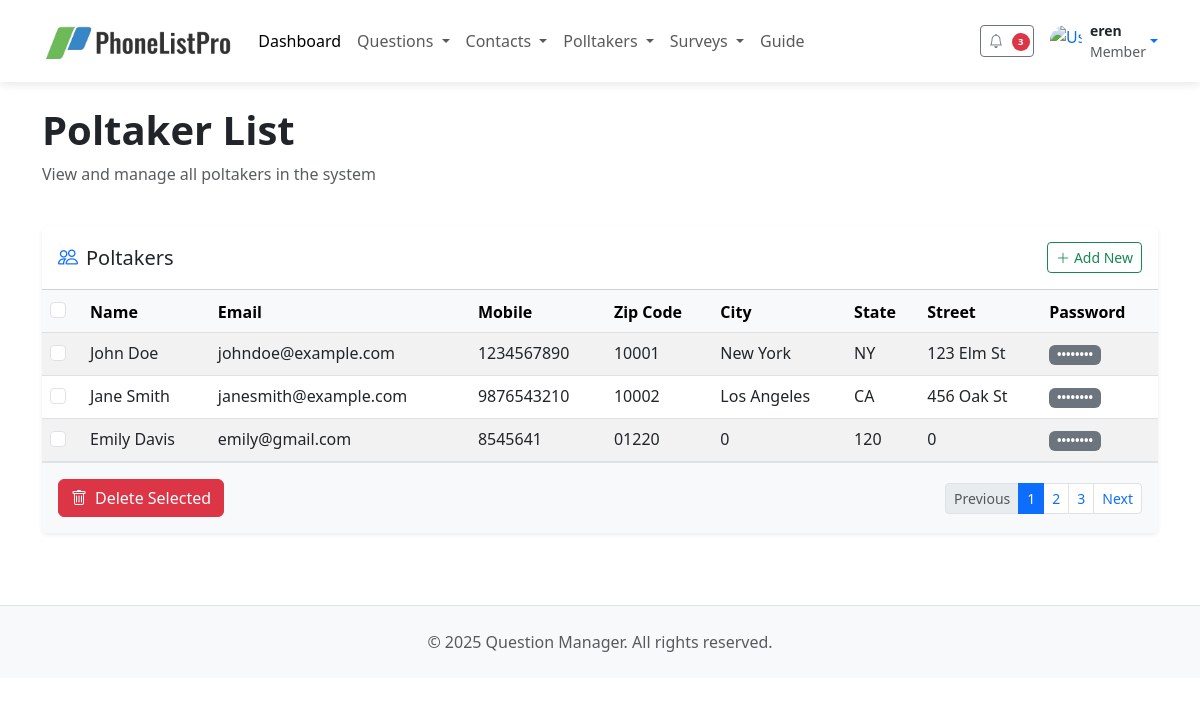
Page /plpapp/list-poltakers/ (signed in) on the committed database.
### plpapp/models.py (models this page shows, shortened)
class Poltaker(models.Model):
    user = models.ForeignKey(User, on_delete=models.CASCADE, related_name="poltakers")
    name = models.CharField(max_length=100)
    mobile = models.CharField(max_length=50 , default="0")
    email = models.EmailField(unique=True)
    zip_code = models.CharField(max_length=100 , default="0")
    Street = models.CharField(max_length=100,default='0')
    city = models.CharField(max_length=100,default='0')
    state = models.CharField(max_length=100,default='0')
    password = models.CharField(max_length=128)
    completed_surveys = models.IntegerField(default=0)
    inprogress_surveys = models.IntegerField(default=0)
    pending_surveys = models.IntegerField(default=0)
    total_survey = models.IntegerField(default=0)
    password_changed = models.BooleanField(default=False)  # Add this field
    password_reset_token = models.CharField(max_length=256, null=True, blank=True)

### plpapp/views.py (the view, shortened to what this page needs)
# urls.py: path('list-poltakers/', views.list_poltakers, name='list_poltakers'),
@login_required
def list_poltakers(request):
    poltakers = Poltaker.objects.filter(user=request.user)
    return render(request, 'plpapp/poltaker/list_poltakers.html', {'poltakers': poltakers})

### template/plpapp/poltaker/list_poltakers.html (shortened to what this page needs)
{% extends 'base.html' %}
{% load static %}
{% block content %}
<div class="container py-4">
    <div class="row mb-4">
        <div class="col">
            <h1 class="fw-bold">Poltaker List</h1>
            <p class="text-muted">View and manage all poltakers in the system</p>
        </div>
    </div>
    <div class="card shadow-sm border-0">
        <div class="card-header bg-white d-flex justify-content-between align-items-center py-3">
            <h5 class="card-title mb-0">
                <i class="bi bi-people me-2 text-primary"></i>Poltakers
            </h5>
            <div>
                <button type="button" class="btn btn-sm btn-outline-success" onclick="window.location.href='{% url 'plpapp:upload_poltakers' %}'">
                    <i class="bi bi-plus-lg me-1"></i>Add New
                </button>
            </div>
        </div>
        <div class="card-body p-0">
            <form method="post">
                <div class="table-responsive">
                    <table class="table table-hover table-striped mb-0">
                        <thead class="table-light">
                            <tr>
                                <th width="40">
                                    <div class="form-check">
                                        <input class="form-check-input" type="checkbox" id="select_all">
                                    </div>
                                </th>
                                <th>Name</th>
                                <th>Email</th>
                                <th>Mobile</th>
                                <th>Zip Code</th>
                                <th>City</th>
                                <th>State</th>
                                <th>Street</th>
                                <th>Password</th>
                            </tr>
                        </thead>
                        <tbody>
                            {% for poltaker in poltakers %}
                            <tr>
                                <td>
                                    <div class="form-check">
                                        <input class="form-check-input" type="checkbox" name="selected_ids" value="{{ poltaker.id }}">
                                    </div>
                                </td>
                                <td>{{ poltaker.name }}</td>
                                <td>{{ poltaker.email }}</td>
                                <td>{{ poltaker.mobile }}</td>
                                <td>{{ poltaker.zip_code }}</td>
                                <td>{{ poltaker.city }}</td>
                                <td>{{ poltaker.state }}</td>
                                <td>{{ poltaker.Street }}</td>
                                <td>
                                    <span class="badge bg-secondary">••••••••</span>
                                </td>
                            </tr>
                            {% endfor %}
                        </tbody>
                    </table>
                </div>
                <div class="p-3 d-flex justify-content-between align-items-center bg-light border-top">
                    <div>
                        <button type="submit" name="delete_selected" class="btn btn-danger">
                            <i class="bi bi-trash me-2"></i>Delete Selected
                        </button>
                    </div>
                    <div>
                        <nav aria-label="Page navigation">
                            <ul class="pagination pagination-sm mb-0">
                                <li class="page-item disabled">
                                    <a class="page-link" href="#" tabindex="-1" aria-disabled="true">Previous</a>
                                </li>
                                <li class="page-item active"><a class="page-link" href="#">1</a></li>
                                <li class="page-item"><a class="page-link" href="#">2</a></li>
                                <li class="page-item"><a class="page-link" href="#">3</a></li>
                                <li class="page-item">
                                    <a class="page-link" href="#">Next</a>
                                </li>
                            </ul>
                        </nav>
                    </div>
                </div>
            </form>
        </div>
    </div>
</div>
{% endblock %}

### template/base.html (shortened to what this page needs)
<!DOCTYPE html>
{% load static %}
<html lang="en">
<head>
    <link href="https://cdnjs.cloudflare.com/ajax/libs/bootstrap/5.3.0/css/bootstrap.min.css" rel="stylesheet">
    <link rel="stylesheet" href="https://cdnjs.cloudflare.com/ajax/libs/bootstrap-icons/1.10.5/font/bootstrap-icons.min.css">
</head>
<body>
    <nav class="navbar navbar-expand-lg navbar-light bg-white py-3">
        <div class="container">
            <a class="navbar-brand" href="{% url 'plpapp:dashboard' %}">
                <img src="{% static 'images/mainlogo.png' %}" alt="Logo">
            </a>
            <div class="collapse navbar-collapse" id="navbarContent">
                <ul class="navbar-nav me-auto mb-2 mb-lg-0">
                    <li class="nav-item">
                        <a class="nav-link active" href="{% url 'plpapp:dashboard' %}">Dashboard</a>
                    </li>
                    <li class="nav-item dropdown">
                        <a class="nav-link dropdown-toggle" href="#" role="button" data-bs-toggle="dropdown">
                            Questions
                        </a>
                    </li>
                    <li class="nav-item dropdown">
                        <a class="nav-link dropdown-toggle" href="#" role="button" data-bs-toggle="dropdown">
                            Contacts
                        </a>
                    </li>
                    <li class="nav-item dropdown">
                        <a class="nav-link dropdown-toggle" href="#" role="button" data-bs-toggle="dropdown">
                            Polltakers
                        </a>
                    </li>
                    <li class="nav-item dropdown">
                        <a class="nav-link dropdown-toggle" href="#" role="button" data-bs-toggle="dropdown">
                            Surveys
                        </a>
                    </li>
                    <li class="nav-item">
                        <a class="nav-link" href="{% url 'guideapp:guide' %}">Guide</a>
                    </li>
                </ul>
                <div class="d-flex align-items-center">
                    <div class="dropdown me-3">
                        <a class="btn btn-sm btn-outline-secondary position-relative" href="{% url 'plpapp:notifications' %}" role="button">
    <i class="bi bi-bell"></i>
    <span class="badge rounded-pill bg-danger badge-notification">3</span>
</a>
                    </div>
                    <div class="dropdown account-dropdown">
                        <a class="d-flex align-items-center text-decoration-none dropdown-toggle" href="#" role="button" data-bs-toggle="dropdown" aria-expanded="false">
                            <img src="{% static 'images/1.png' %}" alt="User" class="avatar-img me-2">
                            <div class="d-none d-sm-block">
                                <div class="small fw-bold text-dark">{{ request.user.get_full_name|default:request.user.username }}</div>
                                <div class="small text-muted">Member</div>
                            </div>
                        </a>
                    </div>
                </div>
            </div>
        </div>
    </nav>
    <main>
        {% block content %}{% endblock %}
    </main>
    <footer class="py-4 mt-5 border-top bg-light">
        <div class="container text-center text-muted">
            <p class="mb-0">&copy; 2025 Question Manager. All rights reserved.</p>
        </div>
    </footer>
</body>
</html>

### template/base.html (style rules this page uses)
.navbar-brand img { height: 40px; }
.navbar { box-shadow: 0 2px 10px rgba(0,0,0,0.1); }
.nav-link { font-weight: 500; padding: 0.5rem 1rem; transition: color 0.2s; }
.avatar-img { width: 32px; height: 32px; border-radius: 50%; object-fit: cover; }
.badge-notification { position: absolute; top: -5px; right: -5px; font-size: 0.6rem; padding: 0.25rem 0.4rem; }

### rows in the picture
Poltaker: name "John Doe", email "johndoe@example.com", mobile "1234567890", zip_code "10001", city "New York", state "NY", Street "123 Elm St"
Poltaker: name "Jane Smith", email "janesmith@example.com", mobile "9876543210", zip_code "10002", city "Los Angeles", state "CA", Street "456 Oak St"
Poltaker: name "Emily Davis", email "emily@gmail.com", mobile "8545641", zip_code "01220", city "0", state "120", Street "0"

### other values in the picture
{{ request.user.get_full_name|default:request.user.username }} "eren"
